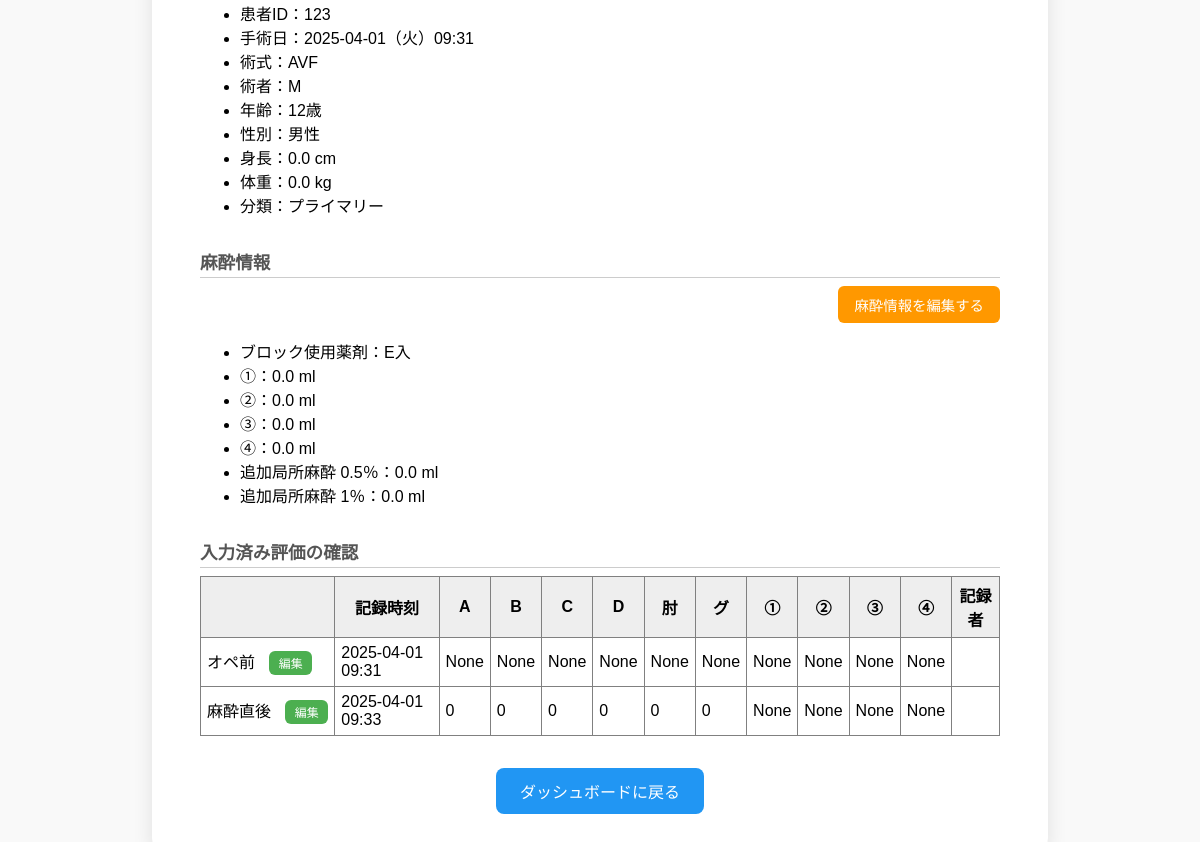
The page /patient/evaluate/33/33/ (signed in, lower part) on the database as committed earlier.
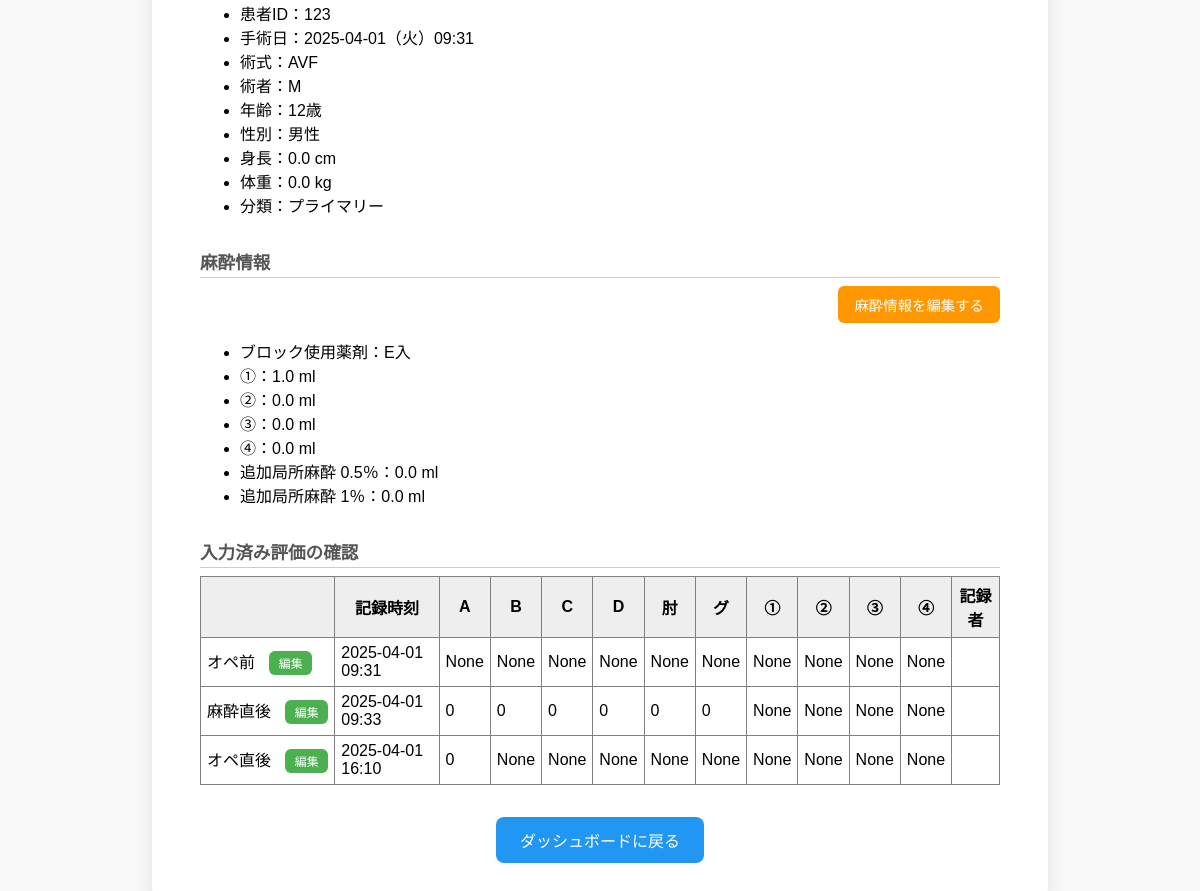
The same page on the database as committed later.
### patient/models.py (models this page shows, shortened)
class AnesthesiaInfo(models.Model):
    operation = models.OneToOneField('Operation', on_delete=models.CASCADE)
    drug_type = models.CharField(max_length=20, choices=[('E入', 'E入'), ('Eなし', 'Eなし')])
    block_amount_1 = models.DecimalField(max_digits=4, decimal_places=1, null=True, blank=True, default=0)
    block_amount_2 = models.DecimalField(max_digits=4, decimal_places=1, null=True, blank=True, default=0)
    block_amount_3 = models.DecimalField(max_digits=4, decimal_places=1, null=True, blank=True, default=0)
    block_amount_4 = models.DecimalField(max_digits=4, decimal_places=1, null=True, blank=True, default=0)
    additional_0_5 = models.DecimalField("0.5% 使用量 (ml)", max_digits=4, decimal_places=1, null=True, blank=True, default=0)
    additional_1_0 = models.DecimalField("1% 使用量 (ml)", max_digits=4, decimal_places=1, null=True, blank=True, default=0)

class Evaluation(models.Model):
    TIMEPOINT_CHOICES = [
    ('0', 'オペ前'),
    ('1', '麻酔直後'),
    ('2', 'オペ直後'),
    ('3', '帰室時'),
    ('4', '時系列⑤'),
    ('5', '時系列⑥'),
    ('6', '時系列⑦'),
    ('7', '時系列⑧'),
]
    SENSORY_CHOICES = [
    (0, '0点: 正常な感覚（無麻酔）'),
    (1, '1点: 冷感を感じるが、健側（または正常部）に比べて鈍い（部分的ブロック）'),
    (2, '2点: 完全な感覚遮断（完全ブロック）'),
    (99, '99点: 評価不能（反応なし）')
]
    MOTOR_CHOICES = [
        (0, '0点: 正常な運動機能'),
        (1, '1点: 軽度の筋力低下（可動域制限なし）'),
        (2, '2点: 顕著な筋力低下（可動域制限あり）'),
        (3, '3点: 完全麻痺（随意運動なし）'),
        (99, '99点: 評価不能（反応なし）')
    ]
    OBS_CHOICES = [
        (0, '0:異常なし'),
        (1, '1:血腫、腫脹、赤みなど、何らかの異常あり'),
    ]
    operation = models.ForeignKey(Operation, on_delete=models.CASCADE, related_name='evaluations')
    timepoint = models.CharField(max_length=1, choices=TIMEPOINT_CHOICES)
    sensory_A = models.IntegerField(choices=SENSORY_CHOICES, null=True, blank=True)
    sensory_B = models.IntegerField(choices=SENSORY_CHOICES, null=True, blank=True)
    sensory_C = models.IntegerField(choices=SENSORY_CHOICES, null=True, blank=True)
    sensory_D = models.IntegerField(choices=SENSORY_CHOICES, null=True, blank=True)
    motor_elbow = models.IntegerField(choices=MOTOR_CHOICES, null=True, blank=True)
    motor_hand = models.IntegerField(choices=MOTOR_CHOICES, null=True, blank=True)
    observation_1 = models.IntegerField(choices=OBS_CHOICES, null=True, blank=True)
    observation_2 = models.IntegerField(choices=OBS_CHOICES, null=True, blank=True)
    observation_3 = models.IntegerField(choices=OBS_CHOICES, null=True, blank=True)
    observation_4 = models.IntegerField(choices=OBS_CHOICES, null=True, blank=True)
    signer = models.CharField(max_length=50, blank=True)
    created_at = models.DateTimeField(auto_now_add=True)

### patient/views.py (the view)
# urls.py: path('evaluate/<int:operation_id>/<int:step>/', views.evaluation_step_view, name='evaluation_step'),
@login_required
def evaluation_step_view(request, operation_id, step):
    operation = get_object_or_404(Operation, id=operation_id)
    anesthesia = AnesthesiaInfo.objects.filter(operation=operation).first()  # ✅ 麻酔情報取得
    timepoint = str(step)
    timepoint_label = dict(Evaluation.TIMEPOINT_CHOICES).get(timepoint, timepoint)  # ✅ 追加
    if request.method == 'POST':
        form = EvaluationForm(request.POST)
        if form.is_valid():
            evaluation = form.save(commit=False)
            evaluation.operation = operation
            evaluation.timepoint = timepoint
            evaluation.save()
            if step + 1 < len(Evaluation.TIMEPOINT_CHOICES):
                if step == 0:
                    return redirect('add_anesthesia_info', operation_id=operation.id)
                else:
                    return redirect('evaluation_step', operation_id=operation.id, step=step + 1)
            else:
                return redirect('evaluation_summary', operation_id=operation.id)
    else:
        form = EvaluationForm()
    evaluations = Evaluation.objects.filter(operation=operation).order_by('timepoint')
    return render(request, 'patient/evaluation_form.html', {
        'form': form,
        'step': step,
        'timepoint': timepoint,
        'timepoint_label': timepoint_label,  # ← ここを追加！
        'evaluations': evaluations,
        'operation': operation,        # ✅ 手術情報
        'anesthesia': anesthesia,      # ✅ 麻酔情報
    })

### patient/templatetags/custom_filters.py (called while the page is built)
@register.filter
def japanese_weekday(value):
    weekdays = ['月', '火', '水', '木', '金', '土', '日']
    if hasattr(value, 'weekday'):
        return weekdays[value.weekday()]
    return ''

### patient/templates/patient/evaluation_form.html (shortened to what this page needs)
<!DOCTYPE html>
{% load custom_filters %}
<html lang="ja">
<head>
</head>
<body>
  <div class="card">
    <ul>
      <li>患者ID：{{ operation.patient.patient_code }}</li>
      <li>手術日：{{ operation.date|date:"Y-m-d" }}（{{ operation.date|japanese_weekday }}）{{ operation.date|date:"H:i" }}</li>
      <li>術式：{{ operation.procedure }}</li>
      <li>術者：{{ operation.surgeon }}</li>
      <li>年齢：{{ operation.age }}歳</li>
      <li>性別：{{ operation.get_gender_display }}</li>
      <li>身長：{{ operation.height }} cm</li>
      <li>体重：{{ operation.weight }} kg</li>
      <li>分類：{{ operation.get_surgery_type_display }}</li>
    </ul>
    {% if anesthesia %}
      <h3>麻酔情報</h3>
      <div style="text-align: right; margin-top: 0.5rem;">
        <a href="{% url 'edit_anesthesia_info' operation.id %}"
           style="display: inline-block; background-color: #FF9800; color: white; padding: 0.5rem 1rem; border-radius: 6px; text-decoration: none; font-size: 0.9rem;">
          麻酔情報を編集する
        </a>
    </div>
      <ul>
        <li>ブロック使用薬剤：{{ anesthesia.drug_type }}</li>
        <li>①：{{ anesthesia.block_amount_1 }} ml</li>
        <li>②：{{ anesthesia.block_amount_2 }} ml</li>
        <li>③：{{ anesthesia.block_amount_3 }} ml</li>
        <li>④：{{ anesthesia.block_amount_4 }} ml</li>
        <li>追加局所麻酔 0.5％：{{ anesthesia.additional_0_5 }} ml</li>
        <li>追加局所麻酔 1％：{{ anesthesia.additional_1_0 }} ml</li>
      </ul>
    {% endif %}
<h3>入力済み評価の確認</h3>
<table border="1" cellspacing="0" cellpadding="6" style="width: 100%; border-collapse: collapse;">
  <thead>
    <tr style="background-color: #eee;">
      <th></th>
      <th>記録時刻</th>
      <th>A</th><th>B</th><th>C</th><th>D</th>
      <th>肘</th><th>グ</th>
      <th>①</th><th>②</th><th>③</th><th>④</th>
      <th>記録者</th>
    </tr>
  </thead>
  <tbody>
    {% for e in evaluations %}
    <tr>
      <td style="text-align: left; white-space: nowrap;">
        {{ e.get_timepoint_display }}
        <a href="{% url 'edit_evaluation' e.id %}"
           style="
            margin-left: 0.6rem;
            background-color: #4CAF50;
            color: white;
            padding: 0.2rem 0.6rem;
            border-radius: 6px;
            font-size: 0.75rem;
            text-decoration: none;
            display: inline-block;">
          編集
        </a>
      </td>
      <td>{{ e.created_at|date:"Y-m-d H:i" }}</td>
      <td>{{ e.sensory_A }}</td>
      <td>{{ e.sensory_B }}</td>
      <td>{{ e.sensory_C }}</td>
      <td>{{ e.sensory_D }}</td>
      <td>{{ e.motor_elbow }}</td>
      <td>{{ e.motor_hand }}</td>
      <td>{{ e.observation_1 }}</td>
      <td>{{ e.observation_2 }}</td>
      <td>{{ e.observation_3 }}</td>
      <td>{{ e.observation_4 }}</td>
      <td>{{ e.signer }}</td>
    </tr>
    {% empty %}
    <tr><td colspan="12">まだ入力はありません。</td></tr>
    {% endfor %}
  </tbody>
</table>
<div style="text-align: center; margin-top: 2rem;">
  <a href="{% url 'dashboard' %}"
     style="display: inline-block; background-color: #2196F3; color: white; padding: 0.7rem 1.5rem; border-radius: 8px; text-decoration: none;">
    ダッシュボードに戻る
  </a>
</div>
</div>
</body>
</html>
</body>
</html>

Rows that differ between the two databases and show on the page:
changed AnesthesiaInfo "E入": block_amount_1 "0.0" → "1.0"
added Evaluation: timepoint "オペ直後", created_at "2025-04-01 16:10", sensory_A "0", sensory_B "None", sensory_C "None", sensory_D "None", motor_elbow "None", motor_hand "None", observation_1 "None", observation_2 "None", observation_3 "None", observation_4 "None"
